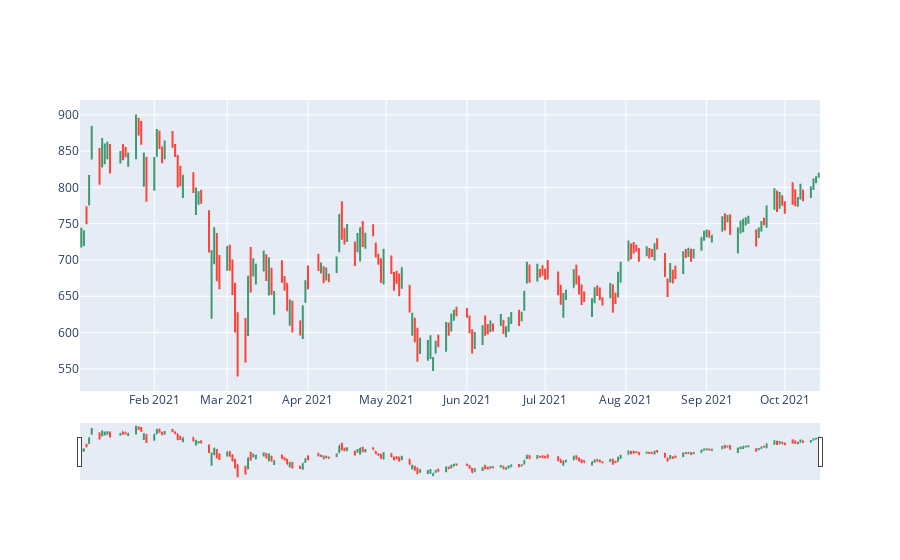

The notebook cell saved with this chart:
### Code cell
# OHLC chart of 2021
trace = go.Ohlc(x=tesla['2021'].index,
                open=tesla['2021'].Open,
                high=tesla['2021'].High,
                low=tesla['2021'].Low,
                close=tesla['2021'].Close)
data = [trace]
iplot(data, filename='simple_ohlc')

### Figure 1 — Plotly figure (JSON) as saved in the notebook; plotly's stock layout.template omitted (floating-point values rounded to 4 significant figures; data arrays with more than 128 entries replaced by an {"elided": "..."} marker saying what was removed)
{"data": [{"close": {"elided": "198 float values"}, "high": {"elided": "198 float values"}, "low": {"elided": "198 float values"}, "open": {"elided": "198 float values"}, "type": "ohlc", "x": {"elided": "198 str values"}}], "layout": {}}
